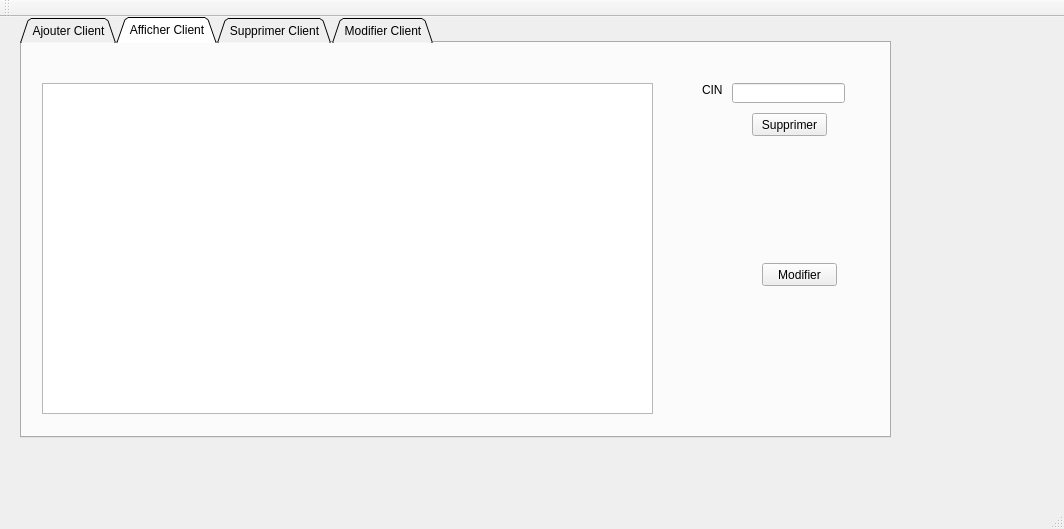
<?xml version="1.0" encoding="UTF-8"?>
<ui version="4.0">
 <class>MainWindow</class>
 <widget class="QMainWindow" name="MainWindow">
  <property name="geometry">
   <rect>
    <x>0</x>
    <y>0</y>
    <width>1064</width>
    <height>529</height>
   </rect>
  </property>
  <property name="windowTitle">
   <string>Gestion des Clients</string>
  </property>
  <widget class="QWidget" name="centralWidget">
   <widget class="QTabWidget" name="Ajouter">
    <property name="geometry">
     <rect>
      <x>20</x>
      <y>0</y>
      <width>871</width>
      <height>421</height>
     </rect>
    </property>
    <property name="tabShape">
     <enum>QTabWidget::Triangular</enum>
    </property>
    <property name="currentIndex">
     <number>1</number>
    </property>
    <widget class="QWidget" name="tab">
     <attribute name="title">
      <string>Ajouter Client</string>
     </attribute>
     <widget class="QLabel" name="label">
      <property name="geometry">
       <rect>
        <x>140</x>
        <y>110</y>
        <width>81</width>
        <height>41</height>
       </rect>
      </property>
      <property name="text">
       <string>ADRESSE</string>
      </property>
     </widget>
     <widget class="QLabel" name="label_2">
      <property name="geometry">
       <rect>
        <x>170</x>
        <y>70</y>
        <width>47</width>
        <height>21</height>
       </rect>
      </property>
      <property name="text">
       <string>CIN</string>
      </property>
     </widget>
     <widget class="QLabel" name="label_3">
      <property name="geometry">
       <rect>
        <x>430</x>
        <y>60</y>
        <width>61</width>
        <height>31</height>
       </rect>
      </property>
      <property name="text">
       <string>NOM</string>
      </property>
     </widget>
     <widget class="QLabel" name="label_4">
      <property name="geometry">
       <rect>
        <x>650</x>
        <y>70</y>
        <width>51</width>
        <height>16</height>
       </rect>
      </property>
      <property name="text">
       <string>PRENOM</string>
      </property>
     </widget>
     <widget class="QLabel" name="label_5">
      <property name="geometry">
       <rect>
        <x>430</x>
        <y>130</y>
        <width>47</width>
        <height>14</height>
       </rect>
      </property>
      <property name="text">
       <string>GSM</string>
      </property>
     </widget>
     <widget class="QLabel" name="label_6">
      <property name="geometry">
       <rect>
        <x>680</x>
        <y>130</y>
        <width>91</width>
        <height>20</height>
       </rect>
      </property>
      <property name="text">
       <string>MAIL</string>
      </property>
     </widget>
     <widget class="QLineEdit" name="cin">
      <property name="geometry">
       <rect>
        <x>200</x>
        <y>70</y>
        <width>113</width>
        <height>20</height>
       </rect>
      </property>
     </widget>
     <widget class="QLineEdit" name="ADRESSE">
      <property name="geometry">
       <rect>
        <x>200</x>
        <y>130</y>
        <width>113</width>
        <height>20</height>
       </rect>
      </property>
     </widget>
     <widget class="QLineEdit" name="NOM">
      <property name="geometry">
       <rect>
        <x>470</x>
        <y>70</y>
        <width>113</width>
        <height>20</height>
       </rect>
      </property>
     </widget>
     <widget class="QLineEdit" name="PRENOM">
      <property name="geometry">
       <rect>
        <x>720</x>
        <y>70</y>
        <width>113</width>
        <height>20</height>
       </rect>
      </property>
     </widget>
     <widget class="QLineEdit" name="GSM">
      <property name="geometry">
       <rect>
        <x>470</x>
        <y>130</y>
        <width>113</width>
        <height>20</height>
       </rect>
      </property>
     </widget>
     <widget class="QLineEdit" name="MAIL">
      <property name="geometry">
       <rect>
        <x>720</x>
        <y>130</y>
        <width>121</width>
        <height>20</height>
       </rect>
      </property>
     </widget>
     <widget class="QPushButton" name="pushButtonAjouter">
      <property name="geometry">
       <rect>
        <x>730</x>
        <y>330</y>
        <width>111</width>
        <height>41</height>
       </rect>
      </property>
      <property name="text">
       <string>Ajouter</string>
      </property>
     </widget>
    </widget>
    <widget class="QWidget" name="tab_2">
     <attribute name="title">
      <string>Afficher Client</string>
     </attribute>
     <widget class="QTableView" name="tab_candidat">
      <property name="geometry">
       <rect>
        <x>20</x>
        <y>40</y>
        <width>611</width>
        <height>331</height>
       </rect>
      </property>
     </widget>
     <widget class="QPushButton" name="pushButtonSupprimer">
      <property name="geometry">
       <rect>
        <x>730</x>
        <y>70</y>
        <width>75</width>
        <height>23</height>
       </rect>
      </property>
      <property name="text">
       <string>Supprimer</string>
      </property>
     </widget>
     <widget class="QPushButton" name="pushButtonModifier">
      <property name="geometry">
       <rect>
        <x>740</x>
        <y>220</y>
        <width>75</width>
        <height>23</height>
       </rect>
      </property>
      <property name="text">
       <string>Modifier</string>
      </property>
     </widget>
     <widget class="QLineEdit" name="cin_2">
      <property name="geometry">
       <rect>
        <x>710</x>
        <y>40</y>
        <width>113</width>
        <height>20</height>
       </rect>
      </property>
     </widget>
     <widget class="QLabel" name="label_7">
      <property name="geometry">
       <rect>
        <x>680</x>
        <y>40</y>
        <width>47</width>
        <height>14</height>
       </rect>
      </property>
      <property name="text">
       <string>CIN</string>
      </property>
     </widget>
    </widget>
    <widget class="QWidget" name="tab_3">
     <attribute name="title">
      <string>Supprimer Client</string>
     </attribute>
    </widget>
    <widget class="QWidget" name="tab_4">
     <attribute name="title">
      <string>Modifier Client</string>
     </attribute>
    </widget>
   </widget>
  </widget>
  <widget class="QMenuBar" name="menuBar">
   <property name="geometry">
    <rect>
     <x>0</x>
     <y>0</y>
     <width>1064</width>
     <height>26</height>
    </rect>
   </property>
  </widget>
  <widget class="QToolBar" name="mainToolBar">
   <attribute name="toolBarArea">
    <enum>TopToolBarArea</enum>
   </attribute>
   <attribute name="toolBarBreak">
    <bool>false</bool>
   </attribute>
  </widget>
  <widget class="QStatusBar" name="statusBar"/>
 </widget>
 <layoutdefault spacing="6" margin="11"/>
 <resources/>
 <connections/>
</ui>
